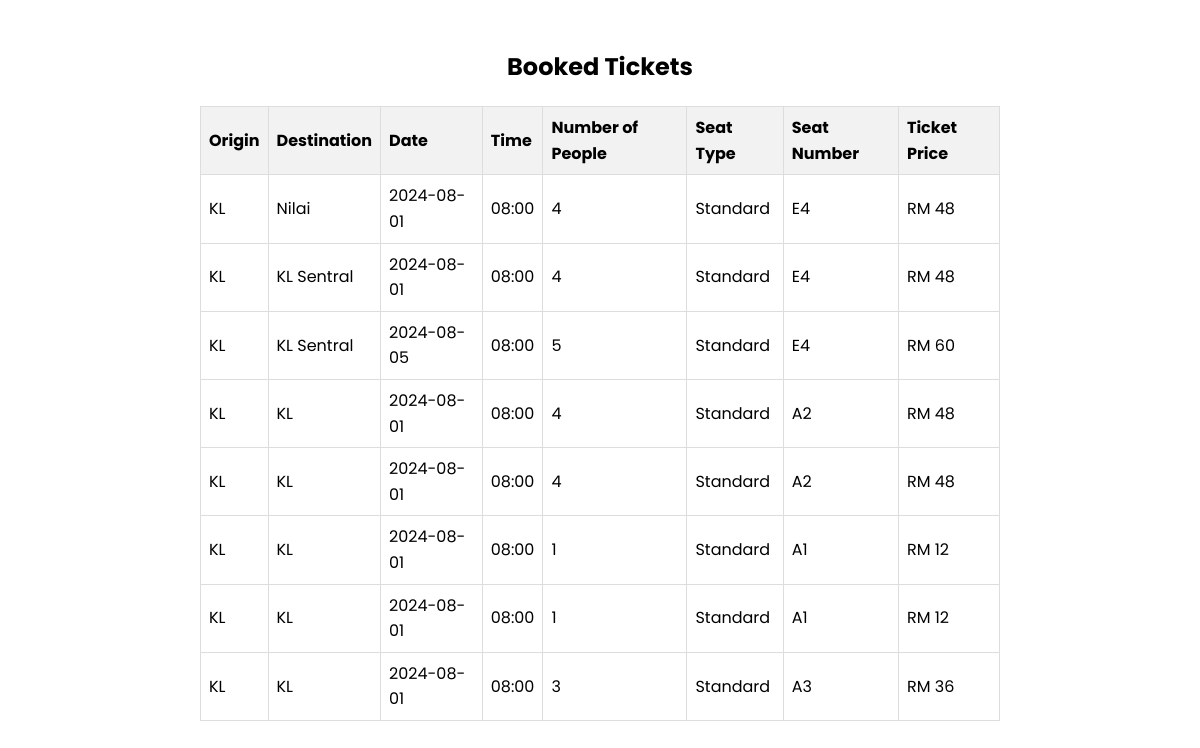
/ticket (signed in), run on an earlier commit of the app's database.
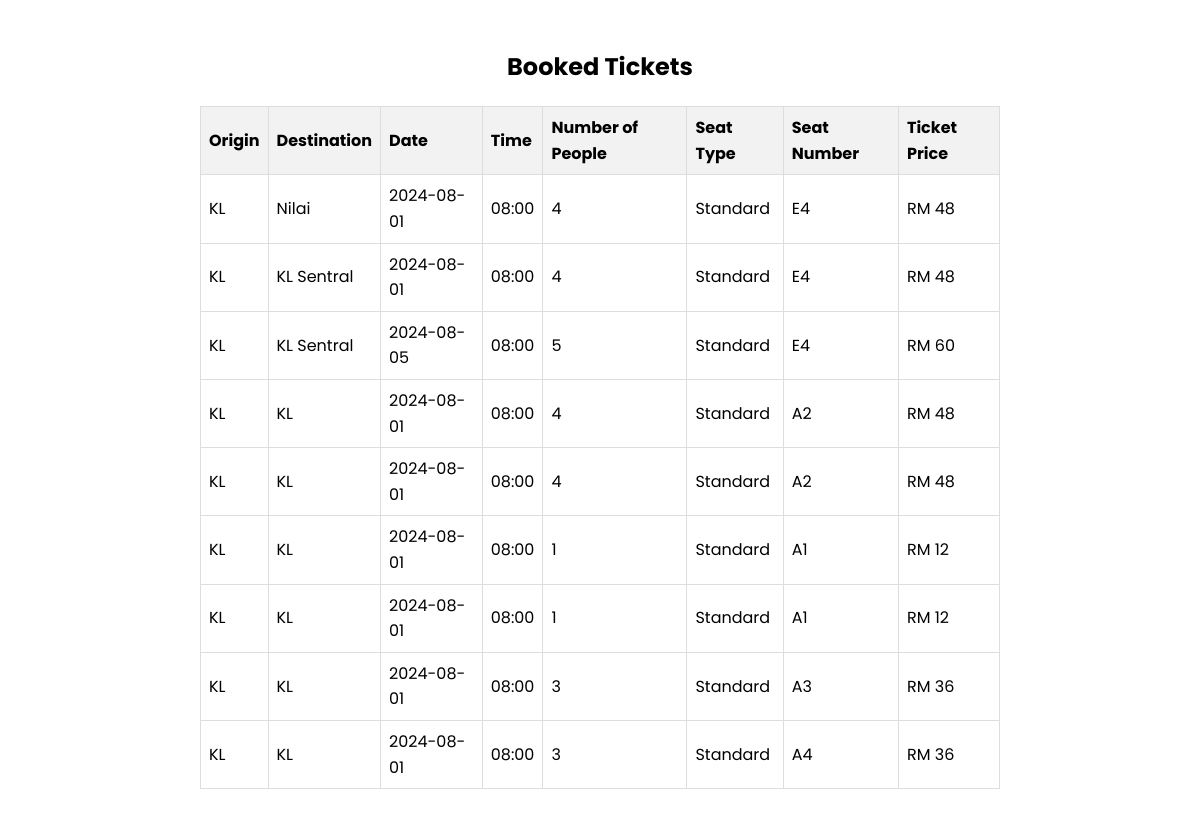
And on a later commit of the database.
### tables this page shows
CREATE TABLE "bookings" (
	"id"	INTEGER,
	"origin"	TEXT NOT NULL,
	"destination"	TEXT NOT NULL,
	"date"	TEXT NOT NULL,
	"time"	TEXT NOT NULL,
	"num_people"	INTEGER NOT NULL,
	"seat_type"	TEXT NOT NULL,
	"seat_number"	TEXT NOT NULL,
	"created_at"	TIMESTAMP DEFAULT CURRENT_TIMESTAMP,
	PRIMARY KEY("id" AUTOINCREMENT)
);

### RailwayGo/auth.py (the view)
@auth.route('/ticket')
@login_required
def ticket():
    conn = get_db_connection()
    cur = conn.execute('SELECT * FROM bookings')
    rows = cur.fetchall()
    bookings = []
    for row in rows:
        booking = dict(row)
        booking['ticket_price'] = calculate_ticket_price(booking)
        bookings.append(booking)
    conn.close()
    return render_template('ticket_ktm.html', bookings=bookings)

### RailwayGo/auth.py (called while the page is built)
def login_required(f):
    @wraps(f)
    def decorated_function(*args, **kwargs):
        if 'user_id' not in session:
            flash('Please log in to access this page.', 'error')
            return redirect(url_for('auth.login'))
        return f(*args, **kwargs)
    return decorated_function

def get_db_connection():
    conn = sqlite3.connect('database.db')
    conn.row_factory = sqlite3.Row
    return conn

def calculate_ticket_price(booking):
    base_price_per_ticket = 12
    num_people = booking['num_people']
    total_price = num_people * base_price_per_ticket
    return total_price

### RailwayGo/templates/ticket_ktm.html (shortened to what this page needs)
<!DOCTYPE html>
<html lang="en">
<head>
</head>
<body>
<div class="container">
    <h2>Booked Tickets</h2>
    <table>
        <thead>
            <tr>
                <th>Origin</th>
                <th>Destination</th>
                <th>Date</th>
                <th>Time</th>
                <th>Number of People</th>
                <th>Seat Type</th>
                <th>Seat Number</th>
                <th>Ticket Price</th>
            </tr>
        </thead>
        <tbody>
            {% for booking in bookings %}
            <tr>
                <td>{{ booking['origin'] }}</td>
                <td>{{ booking['destination'] }}</td>
                <td>{{ booking['date'] }}</td>
                <td>{{ booking['time'] }}</td>
                <td>{{ booking['num_people'] }}</td>
                <td>{{ booking['seat_type'] }}</td>
                <td>{{ booking['seat_number'] }}</td>
                <td>RM {{ booking['ticket_price'] }}</td>
            </tr>
            {% endfor %}
        </tbody>
    </table>
</div>
</body>
</html>

### RailwayGo/templates/ticket_ktm.html (style rules this page uses)
body { font-family: 'Poppins', sans-serif; line-height: 1.6; padding: 20px; }
table { width: 100%; border-collapse: collapse; margin-top: 20px; }
th, td { border: 1px solid #ddd; padding: 8px; text-align: left; }
th { background-color: #f2f2f2; }
.container { max-width: 800px; margin: 0 auto; }
h2 { text-align: center; }

What changed in the data, as far as the page shows it:
added bookings: origin "KL", destination "KL", date "2024-08-01", time "08:00", num_people "3", seat_type "Standard", seat_number "A4", ticket_price "36"
